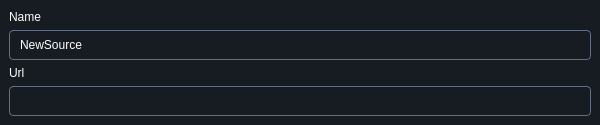
<?xml version="1.0" encoding="UTF-8"?>
<ui version="4.0">
 <class>UrlPickerWidgetClass</class>
 <widget class="QWidget" name="UrlPickerWidgetClass">
  <property name="geometry">
   <rect>
    <x>0</x>
    <y>0</y>
    <width>600</width>
    <height>125</height>
   </rect>
  </property>
  <property name="windowTitle">
   <string>UrlPickerWidget</string>
  </property>
  <property name="styleSheet">
   <string notr="true">#mainUrlPickerWidget {
  background: #171B22;
}

QLabel {
  color: white;
}

QLineEdit {
  background: #171B22;
  color: white;
  border: 1px solid #647081;
  border-radius: 4px;
  padding-left: 8px;
}

QLineEdit:focus {
    border: 1px solid #19BDDE;
}
</string>
  </property>
  <layout class="QVBoxLayout" name="verticalLayout_2">
   <property name="spacing">
    <number>0</number>
   </property>
   <property name="leftMargin">
    <number>0</number>
   </property>
   <property name="topMargin">
    <number>0</number>
   </property>
   <property name="rightMargin">
    <number>0</number>
   </property>
   <property name="bottomMargin">
    <number>0</number>
   </property>
   <item>
    <widget class="QWidget" name="mainUrlPickerWidget" native="true">
     <layout class="QVBoxLayout" name="verticalLayout">
      <property name="spacing">
       <number>5</number>
      </property>
      <property name="leftMargin">
       <number>9</number>
      </property>
      <property name="topMargin">
       <number>9</number>
      </property>
      <property name="rightMargin">
       <number>9</number>
      </property>
      <property name="bottomMargin">
       <number>9</number>
      </property>
      <item>
       <widget class="QLabel" name="label">
        <property name="text">
         <string>Name</string>
        </property>
       </widget>
      </item>
      <item>
       <widget class="QLineEdit" name="nameLineEdit">
        <property name="minimumSize">
         <size>
          <width>0</width>
          <height>30</height>
         </size>
        </property>
        <property name="maximumSize">
         <size>
          <width>16777215</width>
          <height>30</height>
         </size>
        </property>
        <property name="text">
         <string>NewSource</string>
        </property>
        <property name="placeholderText">
         <string>New Source</string>
        </property>
       </widget>
      </item>
      <item>
       <widget class="QLabel" name="label_2">
        <property name="text">
         <string>Url</string>
        </property>
       </widget>
      </item>
      <item>
       <widget class="QWidget" name="horizontalWidget" native="true">
        <layout class="QHBoxLayout" name="horizontalLayout">
         <property name="spacing">
          <number>6</number>
         </property>
         <property name="leftMargin">
          <number>0</number>
         </property>
         <property name="topMargin">
          <number>0</number>
         </property>
         <property name="rightMargin">
          <number>0</number>
         </property>
         <property name="bottomMargin">
          <number>0</number>
         </property>
         <item>
          <widget class="QLineEdit" name="pathLineEdit">
           <property name="minimumSize">
            <size>
             <width>0</width>
             <height>30</height>
            </size>
           </property>
           <property name="maximumSize">
            <size>
             <width>16777215</width>
             <height>30</height>
            </size>
           </property>
           <property name="text">
            <string/>
           </property>
          </widget>
         </item>
        </layout>
       </widget>
      </item>
     </layout>
    </widget>
   </item>
  </layout>
 </widget>
 <layoutdefault spacing="6" margin="11"/>
 <resources/>
 <connections/>
</ui>
